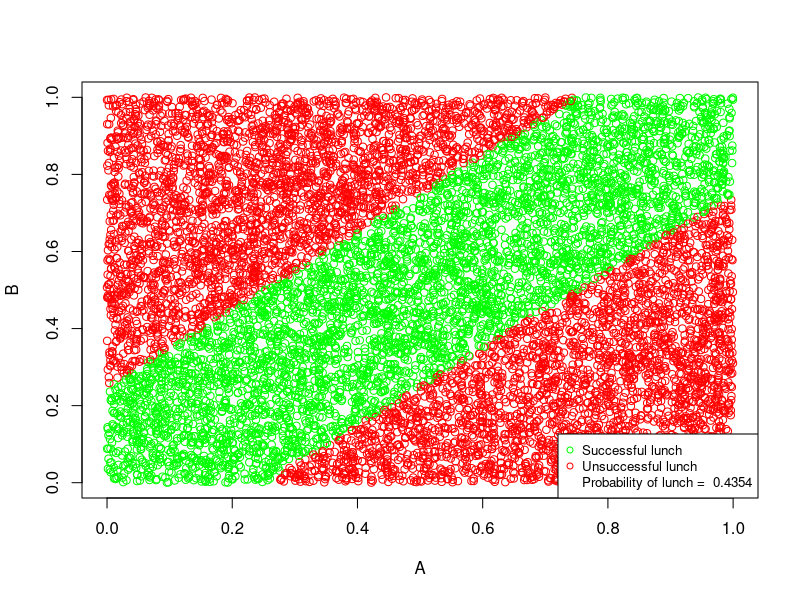
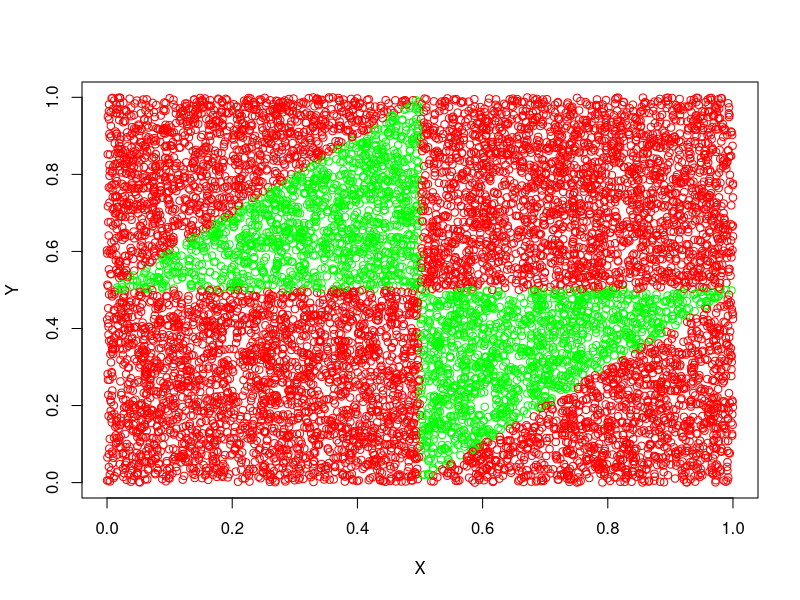

The R source for these figures, in order:
## ---- chunk 1
n_sim <- 10000
A <- runif(n = n_sim)
B <- runif(n = n_sim)
successful_lunch <- abs(A - B) < 0.25
{plot(A, B, col = ifelse(successful_lunch, 'green', 'red'),
     main = '')
legend('bottomright', legend = c('Successful lunch', 'Unsuccessful lunch', paste('Probability of lunch = ', mean(successful_lunch))), pch = c(1, 1, NA), col = c('green', 'red', NA), cex = 0.8)}
## ---- chunk 2
  X <- runif(n = n_sim)
  Y <- runif(n = n_sim)
  form_triangle = matrix(0, nrow = n_sim, ncol = 1)
  for (ix in seq(n_sim)){
    form_triangle[ix] <- ((1 - max(X[ix], Y[ix]) < 0.5)&(min(X[ix], Y[ix]) < 0.5)&
                              (abs(X[ix] - Y[ix]) < 0.5))
  }
  plot(X, Y, col = ifelse(form_triangle, 'green', 'red'))
